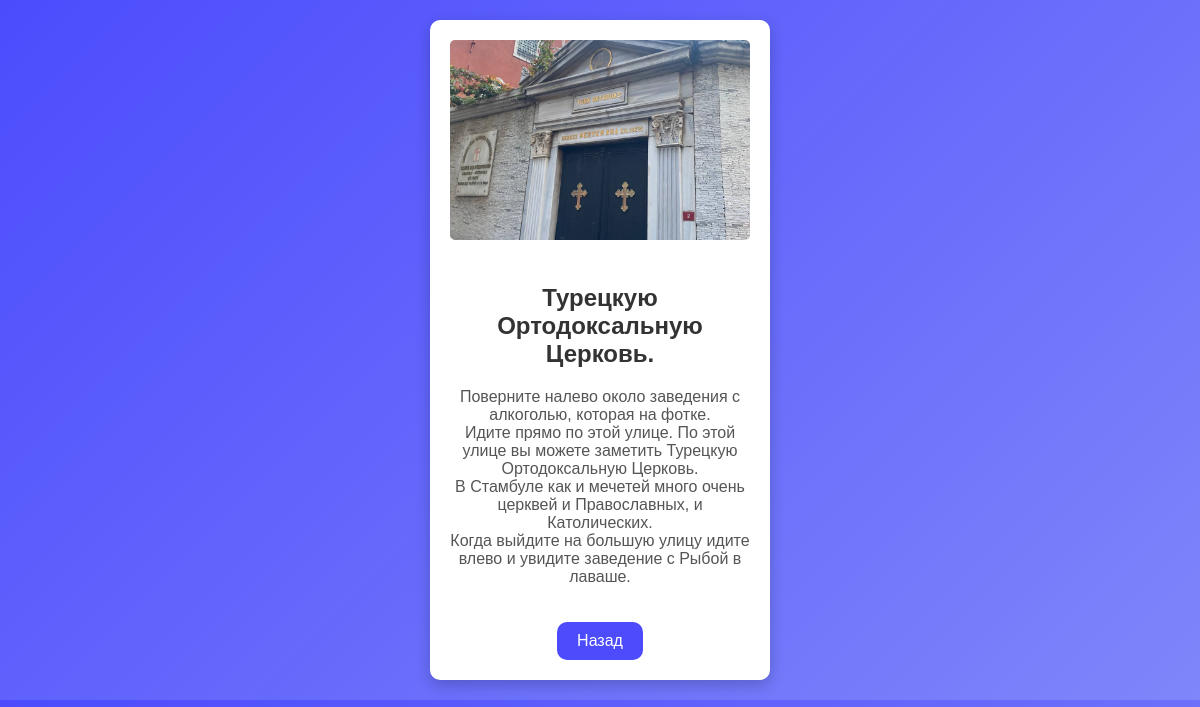
/info/8/, run on the app's committed database.
### miniapp/models.py (models this page shows, shortened)
class Info(models.Model):
	name=models.CharField('name', max_length=100)
	description=models.TextField('description')
	image = models.ImageField(upload_to='product_images/', blank=True, null=True)

### miniapp/views.py (the view)
# urls.py: path('info/<int:pk>/', views.info_detail, name='info_detail'),
def info_detail(request, pk):
    info = get_object_or_404(Info, pk=pk)
    route = info.route_set.first()  # Если `ManyToMany`, берем первый связанный Route
    route_id = route.id if route else None  # Проверяем, связан ли Info с Route
    return render(request, 'miniapp/info_detail.html', {'info': info, 'route_id': route_id})

### miniapp/templates/miniapp/info_detail.html (shortened to what this page needs)
<!DOCTYPE html>
<html lang="ru">
<head>
</head>
<body>
    <div class="info-detail">
        <img src="{{ info.image.url }}" alt="{{ info.name }}">
        <h2>{{ info.name }}</h2>
        <p>{% autoescape off %}{{ info.description|linebreaks }}{% endautoescape %}</p>
        <button class="back-btn" onclick="history.back()">Назад</button>
    </div>
</body>
</html>

### miniapp/templates/miniapp/info_detail.html (style rules this page uses)
body { display: flex; justify-content: center; align-items: flex-start; flex-wrap: wrap; margin: 0; background: linear-gradient(135deg, #4c4cfd, #7e86fa); font-family: Arial, sans-serif; padding: 20px; }
.info-detail { background-color: white; width: 300px; padding: 20px; border-radius: 10px; box-shadow: 0 5px 15px rgba(0, 0, 0, 0.2); text-align: center; }
.info-detail img { width: 100%; height: 200px; object-fit: cover; border-radius: 5px; margin-bottom: 20px; }
.info-detail h2 { font-size: 24px; font-weight: bold; color: #333; }
.info-detail p { font-size: 16px; color: #555; }
.back-btn { background-color: #4c4cfd; color: white; padding: 10px 20px; border: none; border-radius: 10px; font-size: 16px; cursor: pointer; margin-top: 20px; }

### data on the page
Info: image (picture), name "Турецкую Ортодоксальную Церковь.", description "Поверните налево около заведения с алкоголью, которая на фотке. Идите прямо по этой улице. По этой улице вы можете заметить Турецкую Ортодоксальную Церковь. В Стамбуле как и мечетей много очень церквей и Православных, и Католических. Когда выйдите на большую улицу идите влево и увидите заведение с Рыбой в лаваше."
